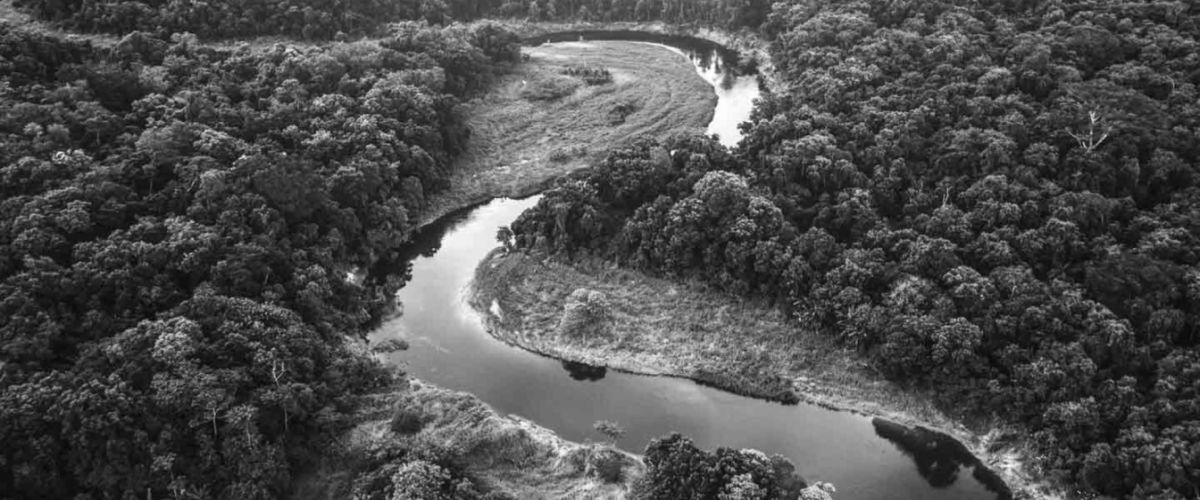
#> input picture 2_Algorithms_and_Complexity/Interpolation and its Applications/Code/2/nature.jpg, 1200 x 500 px, found by its file name
$ jupyter execute 3.Derivative_image_3.ipynb
#> lines starting #> are read from the running program, lines starting #| are printed output that depends on the picture
### Implementation (đạo hàm trung tâm)

[cell 1]
# load an image
import cv2
import math
import numpy as np

image = cv2.imread('nature.jpg', 0).tolist()
#> image = 500 items

height = len(image)
#> height = 500
width = len(image[0])
#> width = 1200

print(f'height: {height}')
#| height: 500
print(f'width: {width}')
#| width: 1200

[cell 2]
def derivative_x(data, height, width):
#> called with height = 500, width = 1200
    result = [[0]*width for _ in range(height)]
#> result = 500 items

    # get rows and compute derivative
    for i in range(height):

        # for each row
        for j in range(1, width-1):
            d_value = data[i][j+1] - data[i][j-1]

            # d_value can be positive or negative
            # process d_value to adapt to an image
            d_value = d_value + 127.5
            d_value = max(d_value, 0)
            d_value = min(d_value, 255)
            result[i][j] = d_value

    return result

[cell 3]
image_dx = derivative_x(image, height, width)
#> image_dx = 500 items
print(np.max(image_dx))
#| 255.0
print(np.min(image_dx))
#| 0.0
cv2.imwrite('3.image_dx.jpg', np.array(image_dx))
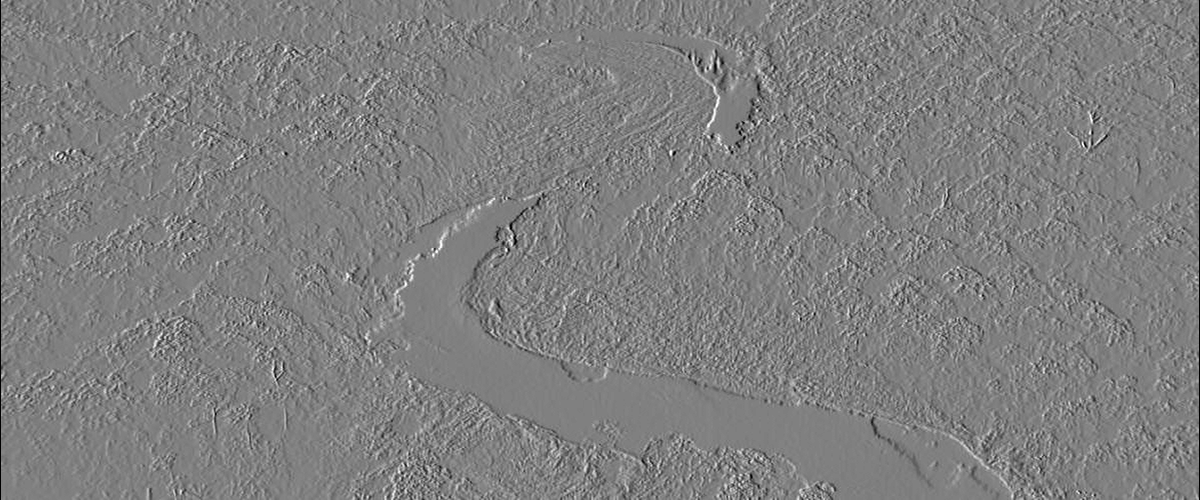
#> saved as 3.image_dx.jpg: shape (500, 1200); min 0, max 255, mean 127.3
#> Out = True

[cell 4]
def derivative_y(data, height, width):
#> called with height = 500, width = 1200
    result = [[0]*width for _ in range(height)]
#> result = 500 items

    # get columns and compute derivative
    for j in range(width):

        # for each column
        for i in range(1, height-1):
            d_value = data[i+1][j] - data[i-1][j]

            # d_value can be positive or negative
            # process d_value to adapt to an image
            d_value = d_value + 127.5
            d_value = max(d_value, 0)
            d_value = min(d_value, 255)
            result[i][j] = d_value

    return result

[cell 5]
image_dy = derivative_y(image, height, width)
#> image_dy = 500 items
print(np.max(image_dy))
#| 255.0
print(np.min(image_dy))
#| 0.0
cv2.imwrite('image_dy.jpg', np.array(image_dy))
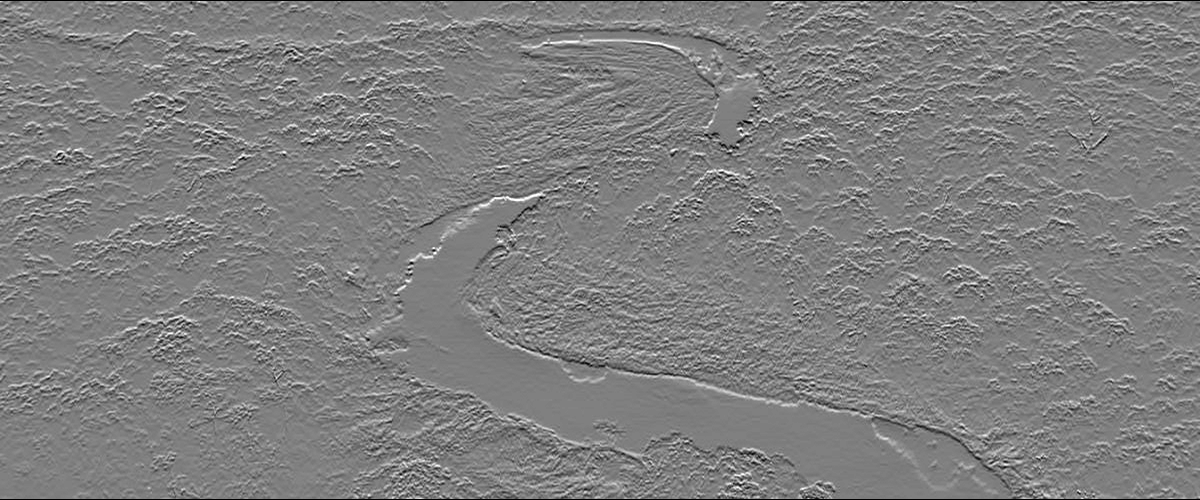
#> saved as image_dy.jpg: shape (500, 1200); min 0, max 255, mean 127
#> Out = True
